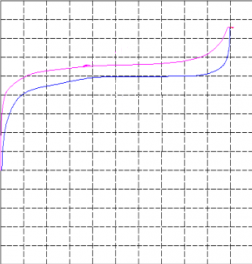
#> input picture 3RD_ITER/battery_model/20200126201610_47576.png, 252 x 264 px, found by its file name
$ python parse_curve.py
#> lines starting #> are read from the running program, lines starting #| are printed output that depends on the picture; after the words box and inside, x2 and y2 are one past the last pixel; in counts of white or black regions, pixels touching at a corner belong together
# [147 lines of commented-out code are left out]

import cv2
import numpy as np
import csv

def extract_line_points(image, lower_color, upper_color, y_scale_factor, x_scale_factor):
    # Convert the image to HSV color space
    hsv_image = cv2.cvtColor(image, cv2.COLOR_BGR2HSV)

    # Create a mask to identify the pixels with the specified color
    mask = cv2.inRange(hsv_image, lower_color, upper_color)

    # Find the contours in the mask
    contours, _ = cv2.findContours(mask, cv2.RETR_EXTERNAL, cv2.CHAIN_APPROX_SIMPLE)

    # Extract the coordinates of the line (contour) and apply scale transformation
    line_points = []
    for contour in contours:
        for point in contour:
            x, y = point[0]

            # Apply the scale transformation
            scaled_x = x * x_scale_factor
            scaled_y = 2.4 + (y * y_scale_factor)  # Invert y-axis and apply scaling

            line_points.append((scaled_x, scaled_y))

    return line_points

# Load the image
image = cv2.imread(r"C:\Users\Tamil Vendan\Downloads\20200126201610_47576.png")
#> image is the input picture: shape (264, 252, 3); mean B, G, R 243, 241.4, 242.2

# Define the lower and upper bounds of the blue and pink colors in HSV format
blue_lower_color = np.array([110, 50, 50])  # Adjust these values as needed
blue_upper_color = np.array([130, 255, 255])  # Adjust these values as needed

pink_lower_color = np.array([150, 50, 50])  # Adjust these values as needed
pink_upper_color = np.array([170, 255, 255])  # Adjust these values as needed

# Define the scale factors
x_scale_factor = 0.1 / 17  # 0.1 for every 17 pixels in the y-axis
y_scale_factor = -0.6 / 20  # 0.6 for every 20 pixels in the x-axis

# Extract points for the blue and pink lines with scale transformation
blue_line_points = extract_line_points(image, blue_lower_color, blue_upper_color, y_scale_factor, x_scale_factor)
#> in extract_line_points, `hsv_image = cv2.cvtColor(image, cv2.COLOR_BGR2HSV)`: hsv_image: shape (264, 252, 3); mean H, S, V 3.8, 1.6, 243
#> in extract_line_points, `mask = cv2.inRange(hsv_image, lower_color, upper_color)`:
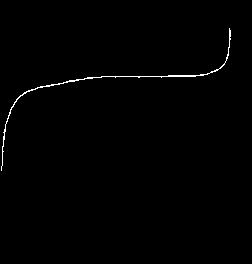
#> mask: shape (264, 252); 0.67% white in thin lines or dots, all inside (x1, y1, x2, y2) = (1, 28, 231, 171)
#> in extract_line_points, `contours, _ = cv2.findContours(mask, cv2.RETR_EXTERNAL, cv2.CHAIN_APPR..`: contours = 1 contour; box (x1, y1, x2, y2) and area: (1, 28, 231, 171) 130
#> the loop in extract_line_points, `for contour in contours:` made 1 pass
#> after the loop in extract_line_points, `for contour in contours:`: line_points = 197 pairs, first value 0.00588 to 1.35, second value -2.7 to 1.56
#> blue_line_points has the same summary as line_points in extract_line_points
pink_line_points = extract_line_points(image, pink_lower_color, pink_upper_color, y_scale_factor, x_scale_factor)
#> call 2 of extract_line_points, with lower_color = array of shape (3,), upper_color = array of shape (3,), y_scale_factor = -0.03, x_scale_factor = 0.00588
#> in extract_line_points (call 2), `mask = cv2.inRange(hsv_image, lower_color, upper_color)`:
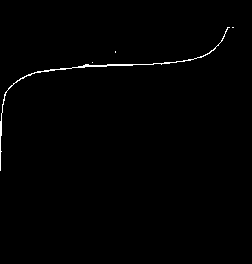
#> mask: shape (264, 252); 0.7% white in thin lines or dots, all inside (x1, y1, x2, y2) = (0, 27, 234, 171)
#> in extract_line_points (call 2), `contours, _ = cv2.findContours(mask, cv2.RETR_EXTERNAL, cv2.CHAIN_APPR..`: contours = 4 contours, 3 with area under 20; largest, box (x1, y1, x2, y2) and area: (0, 27, 230, 171) 150
#> the loop in extract_line_points (call 2), `for contour in contours:` made 4 passes
#> contour on passes 1 to 3: [[92, 62]], [[115, 51], [115, 52]], [[232, 27], [233, 27]]
#> after the loop in extract_line_points (call 2), `for contour in contours:`: line_points = 190 pairs, first value 0 to 1.37, second value -2.7 to 1.59
#> pink_line_points has the same summary as line_points in extract_line_points

# Save the scaled points to separate CSV files
with open('blue_line_points_scaled.csv', 'w', newline='') as blue_csvfile:
    csvwriter = csv.writer(blue_csvfile)
    csvwriter.writerow(['x', 'y'])
    for x, y in blue_line_points:
        csvwriter.writerow([x, y])
#> this loop made 197 passes
#> (x, y) on passes 1 to 3: (1.35, 1.56), (1.35, 1.02), (1.34, 0.99)

with open('pink_line_points_scaled.csv', 'w', newline='') as pink_csvfile:
    csvwriter = csv.writer(pink_csvfile)
    csvwriter.writerow(['x', 'y'])
    for x, y in pink_line_points:
        csvwriter.writerow([x, y])
#> this loop made 190 passes
#> (x, y) on passes 1 to 3: (0.541, 0.54), (0.676, 0.87), (0.676, 0.84)

print("Scaled points saved to 'blue_line_points_scaled.csv' and 'pink_line_points_scaled.csv'.")
